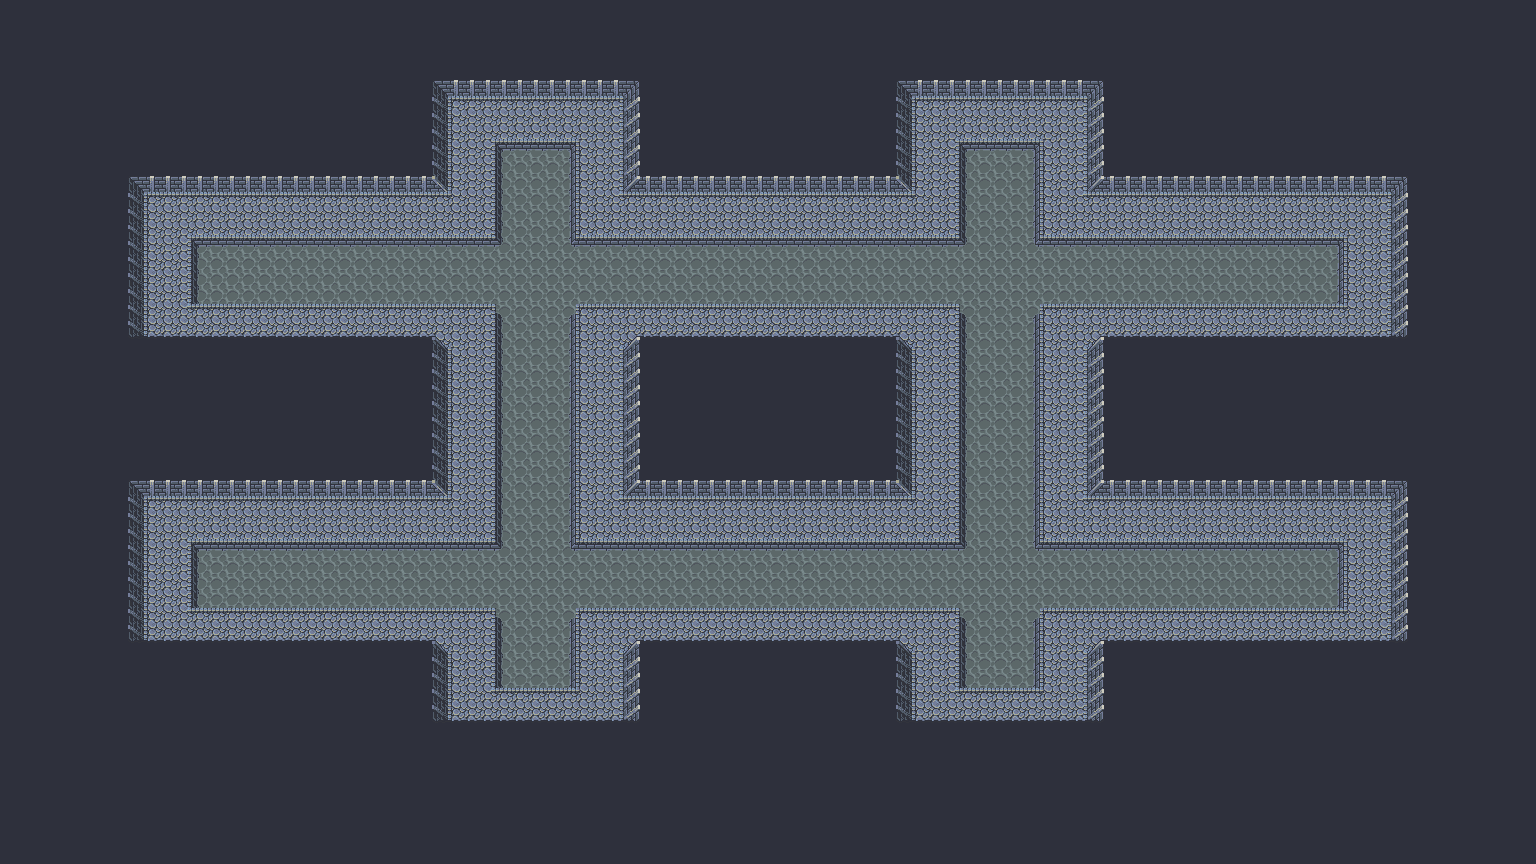

Tiled map render using the project's own tile images. Description and the map definition, with tile-layer contents summarised, below:
An orthogonal 96x54 tile map with 16x16 px tiles, 7 tile layers (background, ground, walls, water, ...), 4 tilesets.

<map version="1.2" tiledversion="1.2.5" orientation="orthogonal" renderorder="left-up" width="96" height="54" tilewidth="16" tileheight="16" infinite="0" backgroundcolor="#2e303c" nextlayerid="15" nextobjectid="1">
 <tileset firstgid="1" source="data/AnimatedObjects.tsx" />
 <tileset firstgid="1569" source="data/GroundTiles.tsx" />
 <tileset firstgid="7897" source="data/Walls.tsx" />
 <tileset firstgid="8681" source="data/Decoration.tsx" />
 <layer id="1" name="background" width="96" height="54">
  <data>[5184 cells, 0 non-empty, 0 distinct tile ids]</data>
 </layer>
 <layer id="2" name="ground" width="96" height="54">
  <data>[5184 cells, 1164 non-empty, 13 distinct tile ids]</data>
 </layer>
 <layer id="3" name="walls" width="96" height="54">
  <data>[5184 cells, 642 non-empty, 21 distinct tile ids]</data>
 </layer>
 <layer id="14" name="water" width="96" height="54">
  <data>[5184 cells, 836 non-empty, 10 distinct tile ids]</data>
 </layer>
 <layer id="9" name="decoration" width="96" height="54">
  <data>[5184 cells, 0 non-empty, 0 distinct tile ids]</data>
 </layer>
 <layer id="10" name="overhead" width="96" height="54">
  <data>[5184 cells, 116 non-empty, 5 distinct tile ids]</data>
 </layer>
 <layer id="11" name="collision" width="96" height="54">
  <data>[5184 cells, 0 non-empty, 0 distinct tile ids]</data>
 </layer>
 <objectgroup id="12" name="skill" />
 <objectgroup id="13" name="warp" />
</map>
